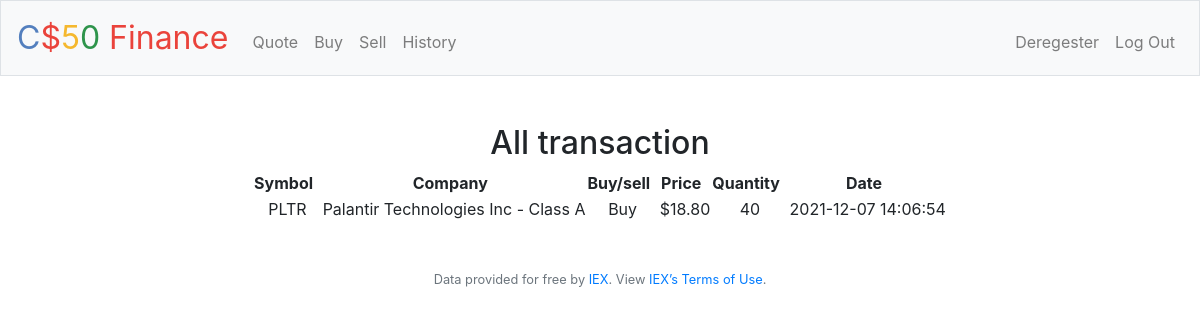
The app's page /history (signed in) with its own data.
### tables this page shows
CREATE TABLE Transactions (
id INTEGER PRIMARY KEY AUTOINCREMENT,
user_id INTEGER NOT NULL,
name TEXT NOT NULL,
price NUMERIC NOT NULL,
quantity INTEGER NOT NULL,
symbol TEXT NOT NULL,
type TEXT NOT NULL,
time TIMESTAMP DEFAULT CURRENT_TIMESTAMP,
FOREIGN KEY(USER_id) REFERENCES users(id)
);

### application.py (the view)
@app.route("/history")
@login_required
def history():
    user_id = session["user_id"]
    history = db.execute("select * FROM transactions WHERE user_id = ?", user_id)
    return render_template("history.html", history=history)

### application.py (called while the page is built)
@app.after_request
def after_request(response):
    response.headers["Cache-Control"] = "no-cache, no-store, must-revalidate"
    response.headers["Expires"] = 0
    response.headers["Pragma"] = "no-cache"
    return response

### helpers.py (called while the page is built)
def login_required(f):
    @wraps(f)
    def decorated_function(*args, **kwargs):
        if session.get("user_id") is None:
            return redirect("/login")
        return f(*args, **kwargs)
    return decorated_function

def usd(value):
    return f"${value:,.2f}"

### templates/history.html (shortened to what this page needs)
{% extends "layout.html" %}
{% block main %}
                <h2>All transaction</h2>
            <table class="center">
                <thead>
                        <tr>
                            <th>Symbol &#160</th>
                            <th>Company &#160 </th>
                            <th>Buy/sell &#160</th>
                            <th>Price &#160</th>
                            <th>Quantity &#160</th>
                            <th>Date &#160</th>
                        </tr>
                </thead>
                <tbody>
                    {% for event in history %}
                    <tr>
                        <td>{{ event.symbol}}</td>
                        <td>{{ event.name }}</td>
                        <td>{{ event.type }}</td>
                        <td>{{ event.price | usd }}</td>
                        <td>{{ event.quantity}}</td>
                        <td>{{ event.time }}</td>
                    </tr>
                    {% endfor %}
                </tbody>
            </table>
{% endblock %}

### static/styles.css (style rules this page uses)
.center { margin-left: auto; margin-right: auto; }

### records on screen
Transactions: symbol "PLTR", name "Palantir Technologies Inc - Class A", type "Buy", price "$18.80", quantity "40", time "2021-12-07 14:06:54"
